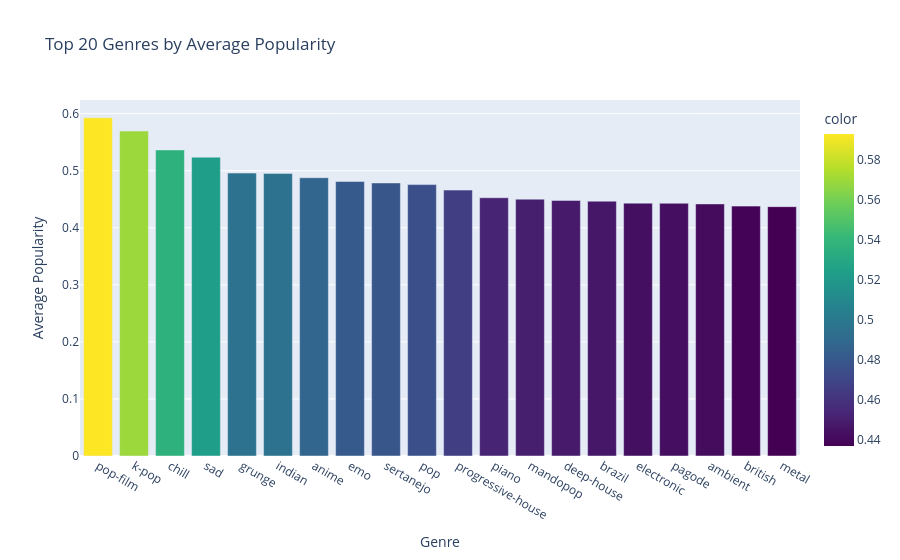

This figure's notebook cell:
### Markdown cell above
## Exploratory Data Analysis

### Code cell
# Top 20 genres by average popularity
top_genres=df.groupby('track_genre')['popularity'].mean().sort_values(ascending=False).head(20)
fig = px.bar(x=top_genres.index, y=top_genres.values,
    title='Top 20 Genres by Average Popularity',
    labels={'x': 'Genre', 'y': 'Average Popularity'},
    color=top_genres.values, 
    color_continuous_scale='Viridis')
fig.show()
plt.show()

### Figure 1 — Plotly figure (JSON) as saved in the notebook; plotly's stock layout.template omitted (floating-point values rounded to 4 significant figures)
{"data": [{"alignmentgroup": "True", "hovertemplate": "Genre=%{x}<br>Average Popularity=%{y}<br>color=%{marker.color}<extra></extra>", "legendgroup": "", "marker": {"color": [0.5928, 0.5695, 0.5365, 0.5238, 0.4959, 0.4954, 0.4877, 0.4813, 0.4787, 0.4758, 0.4661, 0.4527, 0.4502, 0.4481, 0.4467, 0.4432, 0.443, 0.4419, 0.438, 0.437], "coloraxis": "coloraxis", "pattern": {"shape": ""}}, "name": "", "offsetgroup": "", "orientation": "v", "showlegend": false, "textposition": "auto", "type": "bar", "x": ["pop-film", "k-pop", "chill", "sad", "grunge", "indian", "anime", "emo", "sertanejo", "pop", "progressive-house", "piano", "mandopop", "deep-house", "brazil", "electronic", "pagode", "ambient", "british", "metal"], "xaxis": "x", "y": [0.5928, 0.5695, 0.5365, 0.5238, 0.4959, 0.4954, 0.4877, 0.4813, 0.4787, 0.4758, 0.4661, 0.4527, 0.4502, 0.4481, 0.4467, 0.4432, 0.443, 0.4419, 0.438, 0.437], "yaxis": "y"}], "layout": {"barmode": "relative", "coloraxis": {"colorbar": {"title": {"text": "color"}}, "colorscale": [[0, "#440154"], [0.1111, "#482878"], [0.2222, "#3e4989"], [0.3333, "#31688e"], [0.4444, "#26828e"], [0.5556, "#1f9e89"], [0.6667, "#35b779"], [0.7778, "#6ece58"], [0.8889, "#b5de2b"], [1, "#fde725"]]}, "legend": {"tracegroupgap": 0}, "title": {"text": "Top 20 Genres by Average Popularity"}, "xaxis": {"anchor": "y", "domain": [0, 1], "title": {"text": "Genre"}}, "yaxis": {"anchor": "x", "domain": [0, 1], "title": {"text": "Average Popularity"}}}}
